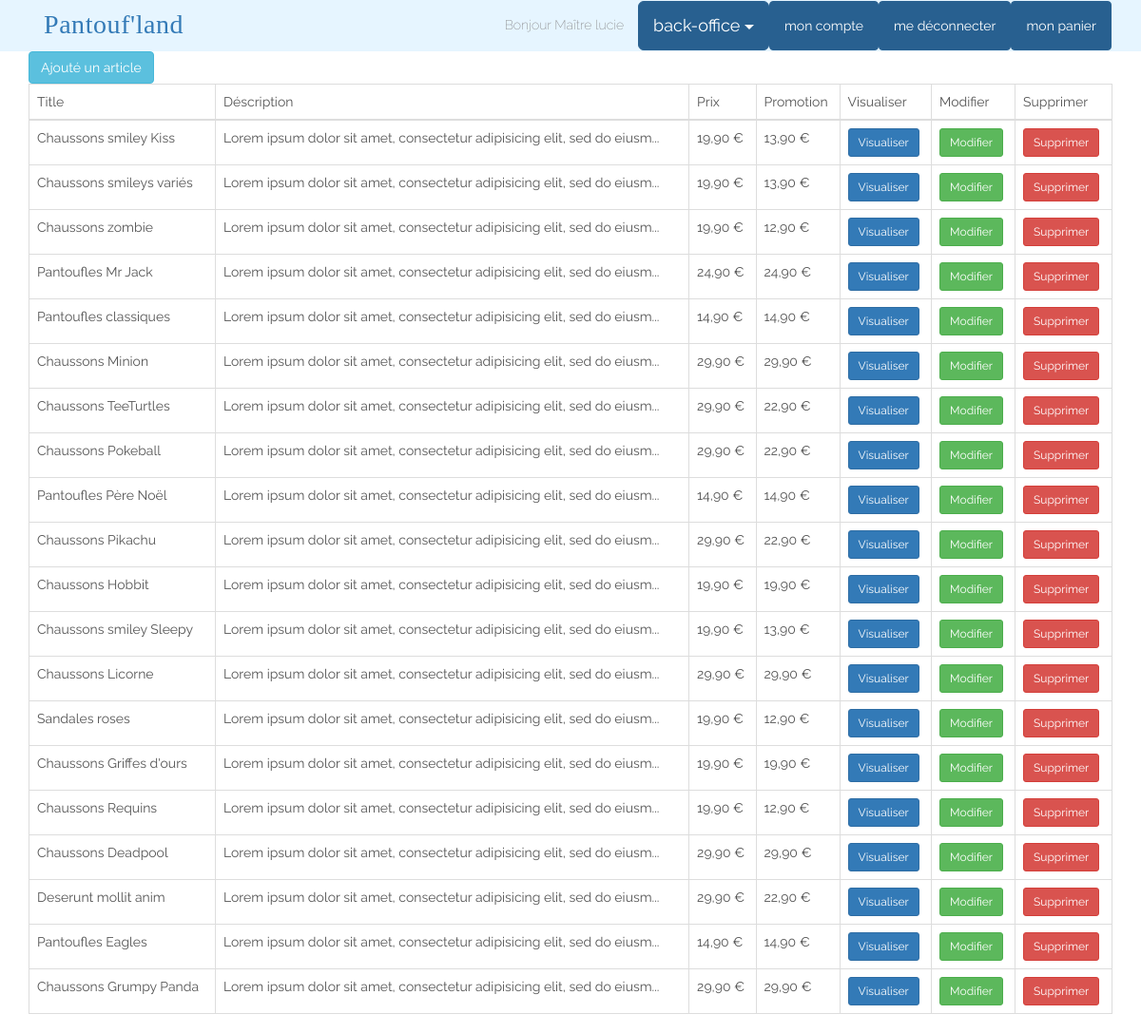
Screenshot of /admin.php?pg=produits (signed in) with the database file from the repository.
### tables this page shows
CREATE TABLE `products` (
  `id` int(11) NOT NULL,
  `title` varchar(255) NOT NULL,
  `price` decimal(10,2) NOT NULL,
  `promo_price` decimal(10,2) NOT NULL,
  `thumbnail` varchar(255) NOT NULL,
  `picture` varchar(255) NOT NULL,
  `short_desc` varchar(255) NOT NULL,
  `long_desc` text NOT NULL,
  `category_id` int(11) NOT NULL
);

### inc/data.php (called while the page is built, shortened)
<?php
$host = "localhost";
$user = "root";
$pass = "";
$dbname = "drupal";
try {
	$db_connect = new PDO("mysql:host=".$host.";dbname=".$dbname.";charset=utf8",$user,$pass);
}
catch(PDOException $e) {
	die('Erreur : '.$e->getMessage());
}
function getAllProducts() {
    global $db_connect;
    $sql = "SELECT * FROM products";
    $query = $db_connect->query($sql);
    $products = $query->fetchAll(PDO::FETCH_ASSOC);
    return $products;
}
?>

### inc/functions.php (called while the page is built, shortened)
<?php
require('data.php');
function getDisplayAmount($amount) {
    return number_format($amount , 2, ",", " ") . " €";
}

### templates/admin-produit.php (the view, shortened to what this page needs)
<?php $arr_produit = getAllProducts(); ?>
<div class="container table-responsive">
        <table class="table table-bordered ">
                <div class="new-products">
                        <button type="button" class="btn btn-info">
                                Ajouté un article
                        </button>
                </div>
                <thead>
                        <tr>
                                <th>Title</th>
                                <th>Déscription</th>
                                <th>Prix</th>
                                <th>Promotion</th>
                                <th>Visualiser</th>
                                <th>Modifier</th>
                                <th>Supprimer</th>
                        </tr>
                </thead>
                <tbody>
                        <?php
                        foreach ($arr_produit  as $key => $value) {
                                echo '<tr>';
                                echo '<td>' . $value['title'] . '</td>';
                                echo '<td>' . substr($value['short_desc'],0,70) . '...</td>';
                                echo '<td>' . getDisplayAmount($value['price']) . '</td>';
                                echo '<td>' . getDisplayAmount($value['promo_price']) . '</td>';
                                echo '<td><button type="button" class="view btn btn-primary btn-sm"  data-id="'. $value['id'] .'">
                                        <i class="fa fa-eye" aria-hidden="true"></i>
                                        Visualiser</button></td>';
                                echo '<td><button type="button" class="btn btn-success btn-sm">
                                        <i class="fa fa-pencil-square-o" aria-hidden="true"></i>
                                        Modifier</button></td>';
                                echo '<td><button type="button" class="btn btn-danger btn-sm">
                                        <i class="fa fa-trash-o" aria-hidden="true"></i>
                                        Supprimer</button></td>';
                                echo '</tr>';
                        }
                        ?>
                </tbody>
        </table>
</div>

### css/style.css (style rules this page uses)
body, input, textarea, button { color: #555; font-family: 'Raleway'; line-height: 1.5; }
table { width: 100%; }
table td { border: 1px solid lightgrey; }

### rows the page displays
products: title "Chaussons smiley Kiss", short_desc "Lorem ipsum dolor sit amet, consectetur adipisicing elit, sed do eiusm", price "19,90 €", promo_price "13,90 €"
products: title "Chaussons smileys variés", short_desc "Lorem ipsum dolor sit amet, consectetur adipisicing elit, sed do eiusm", price "19,90 €", promo_price "13,90 €"
products: title "Chaussons zombie", short_desc "Lorem ipsum dolor sit amet, consectetur adipisicing elit, sed do eiusm", price "19,90 €", promo_price "12,90 €"
products: title "Pantoufles Mr Jack", short_desc "Lorem ipsum dolor sit amet, consectetur adipisicing elit, sed do eiusm", price "24,90 €", promo_price "24,90 €"
products: title "Pantoufles classiques", short_desc "Lorem ipsum dolor sit amet, consectetur adipisicing elit, sed do eiusm", price "14,90 €", promo_price "14,90 €"
products: title "Chaussons Minion", short_desc "Lorem ipsum dolor sit amet, consectetur adipisicing elit, sed do eiusm", price "29,90 €", promo_price "29,90 €"
products: title "Chaussons TeeTurtles", short_desc "Lorem ipsum dolor sit amet, consectetur adipisicing elit, sed do eiusm", price "29,90 €", promo_price "22,90 €"
products: title "Chaussons Pokeball", short_desc "Lorem ipsum dolor sit amet, consectetur adipisicing elit, sed do eiusm", price "29,90 €", promo_price "22,90 €"
products: title "Pantoufles Père Noël", short_desc "Lorem ipsum dolor sit amet, consectetur adipisicing elit, sed do eiusm", price "14,90 €", promo_price "14,90 €"
products: title "Chaussons Pikachu", short_desc "Lorem ipsum dolor sit amet, consectetur adipisicing elit, sed do eiusm", price "29,90 €", promo_price "22,90 €"
products: title "Chaussons Hobbit", short_desc "Lorem ipsum dolor sit amet, consectetur adipisicing elit, sed do eiusm", price "19,90 €", promo_price "19,90 €"
products: title "Chaussons smiley Sleepy", short_desc "Lorem ipsum dolor sit amet, consectetur adipisicing elit, sed do eiusm", price "19,90 €", promo_price "13,90 €"
products: title "Chaussons Licorne", short_desc "Lorem ipsum dolor sit amet, consectetur adipisicing elit, sed do eiusm", price "29,90 €", promo_price "29,90 €"
products: title "Sandales roses", short_desc "Lorem ipsum dolor sit amet, consectetur adipisicing elit, sed do eiusm", price "19,90 €", promo_price "12,90 €"
products: title "Chaussons Griffes d'ours", short_desc "Lorem ipsum dolor sit amet, consectetur adipisicing elit, sed do eiusm", price "19,90 €", promo_price "19,90 €"
products: title "Chaussons Requins", short_desc "Lorem ipsum dolor sit amet, consectetur adipisicing elit, sed do eiusm", price "19,90 €", promo_price "12,90 €"
products: title "Chaussons Deadpool", short_desc "Lorem ipsum dolor sit amet, consectetur adipisicing elit, sed do eiusm", price "29,90 €", promo_price "29,90 €"
products: title "Deserunt mollit anim", short_desc "Lorem ipsum dolor sit amet, consectetur adipisicing elit, sed do eiusm", price "29,90 €", promo_price "22,90 €"
products: title "Pantoufles Eagles", short_desc "Lorem ipsum dolor sit amet, consectetur adipisicing elit, sed do eiusm", price "14,90 €", promo_price "14,90 €"
products: title "Chaussons Grumpy Panda", short_desc "Lorem ipsum dolor sit amet, consectetur adipisicing elit, sed do eiusm", price "29,90 €", promo_price "29,90 €"

### other values shown
getUserFirstname() "lucie"
